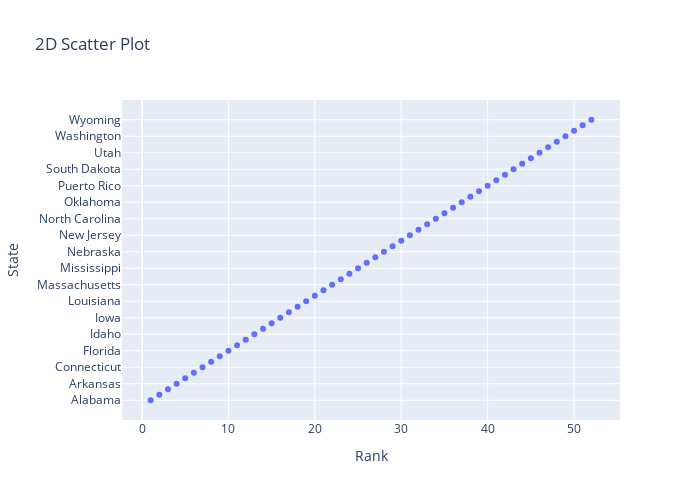

The notebook cell saved with this chart:
### Markdown cell above
program to draw a scatter plot for a given dataset and show datalabels on hover

### Code cell
'''
@Author: Pavan Nakate
@Date: 2021-11-22 02:09
@Last Modified by: Pavan Nakate
@Last Modified time: None
@Title : DataLables  
'''
import plotly.express as px
from pylab import randn
import pandas as pd

try:
    df = pd.read_csv('https://raw.githubusercontent.com/plotly/datasets/master/2014_usa_states.csv')

    fig = px.scatter(df, x = 'Rank', y = 'State',width=700, height=500, title="2D Scatter Plot")
    fig.show()
    
except Exception as e:
    print(e)

### Figure 1 — Plotly figure (JSON) as saved in the notebook; plotly's stock layout.template omitted (floating-point values rounded to 4 significant figures)
{"data": [{"hovertemplate": "Rank=%{x}<br>State=%{y}<extra></extra>", "legendgroup": "", "marker": {"color": "#636efa", "symbol": "circle"}, "mode": "markers", "name": "", "orientation": "h", "showlegend": false, "type": "scatter", "x": [1, 2, 3, 4, 5, 6, 7, 8, 9, 10, 11, 12, 13, 14, 15, 16, 17, 18, 19, 20, 21, 22, 23, 24, 25, 26, 27, 28, 29, 30, 31, 32, 33, 34, 35, 36, 37, 38, 39, 40, 41, 42, 43, 44, 45, 46, 47, 48, 49, 50, 51, 52], "xaxis": "x", "y": ["Alabama", "Alaska", "Arizona", "Arkansas", "California", "Colorado", "Connecticut", "Delaware", "District of Columbia", "Florida", "Georgia", "Hawaii", "Idaho", "Illinois", "Indiana", "Iowa", "Kansas", "Kentucky", "Louisiana", "Maine", "Maryland", "Massachusetts", "Michigan", "Minnesota", "Mississippi", "Missouri", "Montana", "Nebraska", "Nevada", "New Hampshire", "New Jersey", "New Mexico", "New York", "North Carolina", "North Dakota", "Ohio", "Oklahoma", "Oregon", "Pennsylvania", "Puerto Rico", "Rhode Island", "South Carolina", "South Dakota", "Tennessee", "Texas", "Utah", "Vermont", "Virginia", "Washington", "West Virginia", "Wisconsin", "Wyoming"], "yaxis": "y"}], "layout": {"height": 500, "legend": {"tracegroupgap": 0}, "title": {"text": "2D Scatter Plot"}, "width": 700, "xaxis": {"anchor": "y", "domain": [0, 1], "title": {"text": "Rank"}}, "yaxis": {"anchor": "x", "domain": [0, 1], "title": {"text": "State"}}}}
